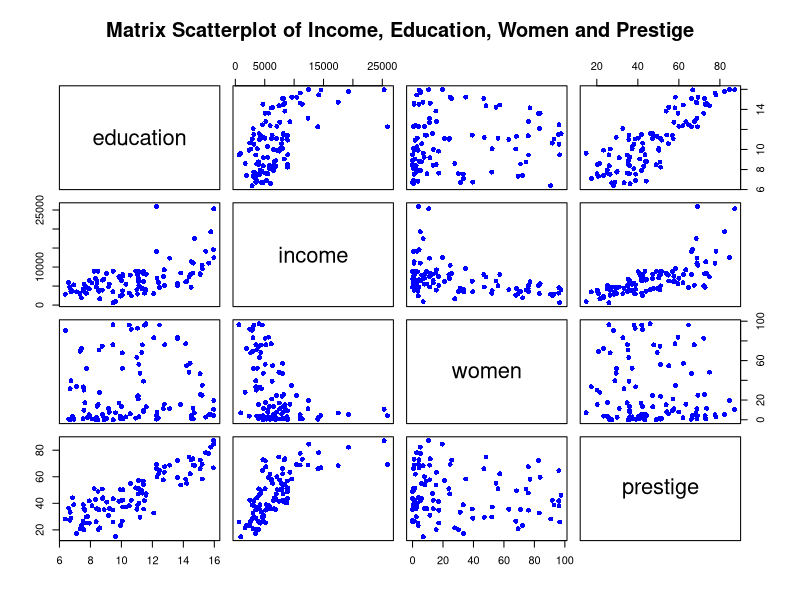
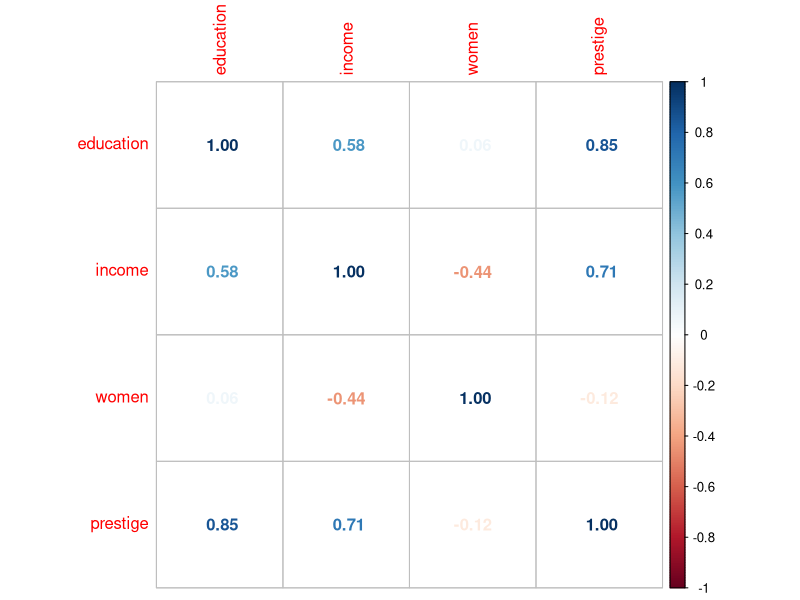
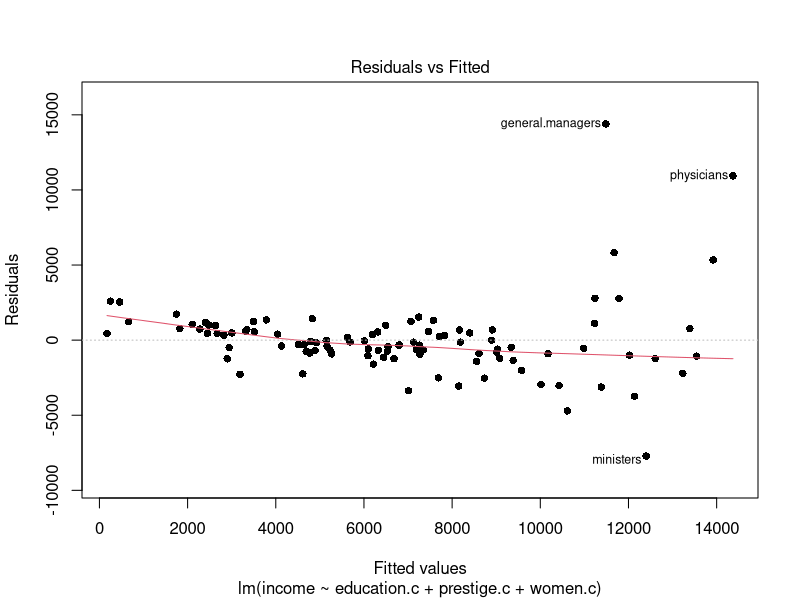
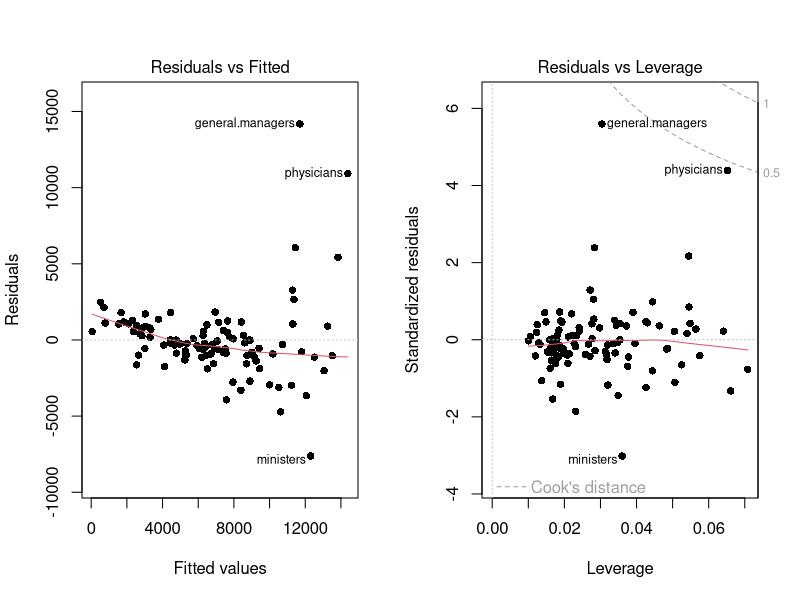
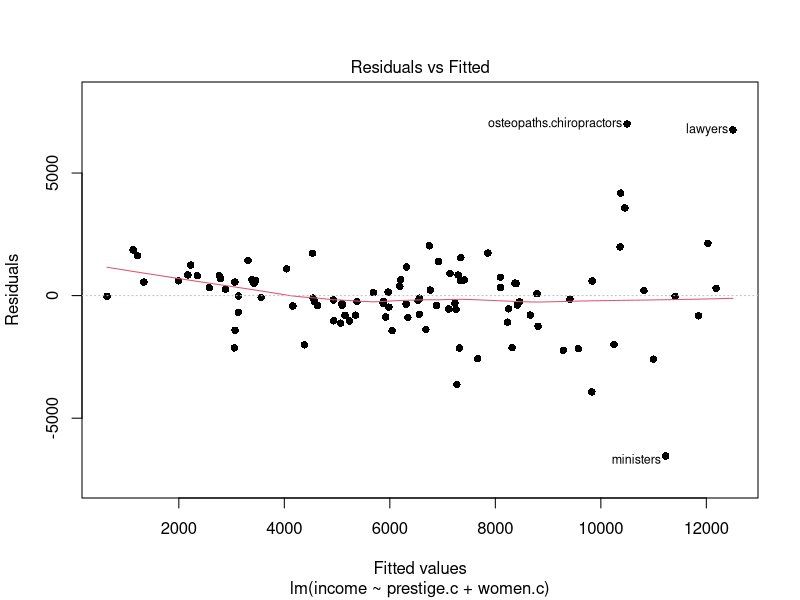
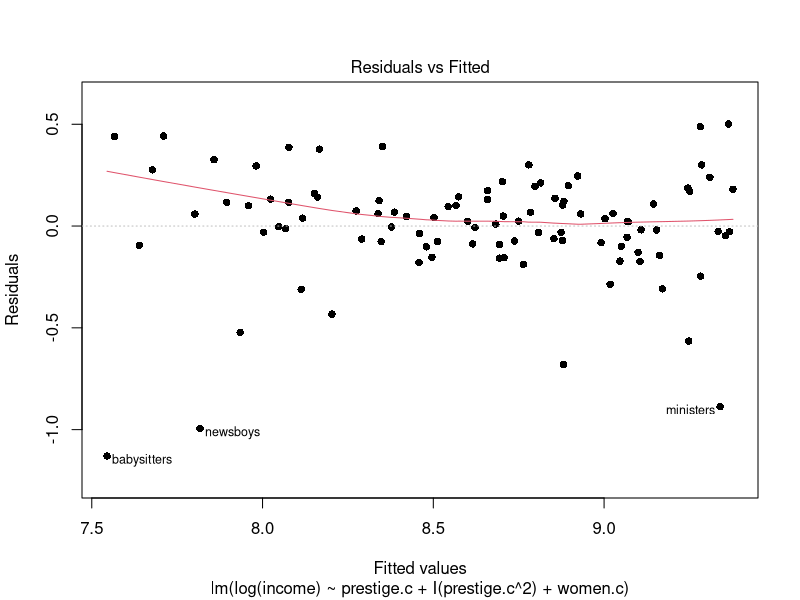
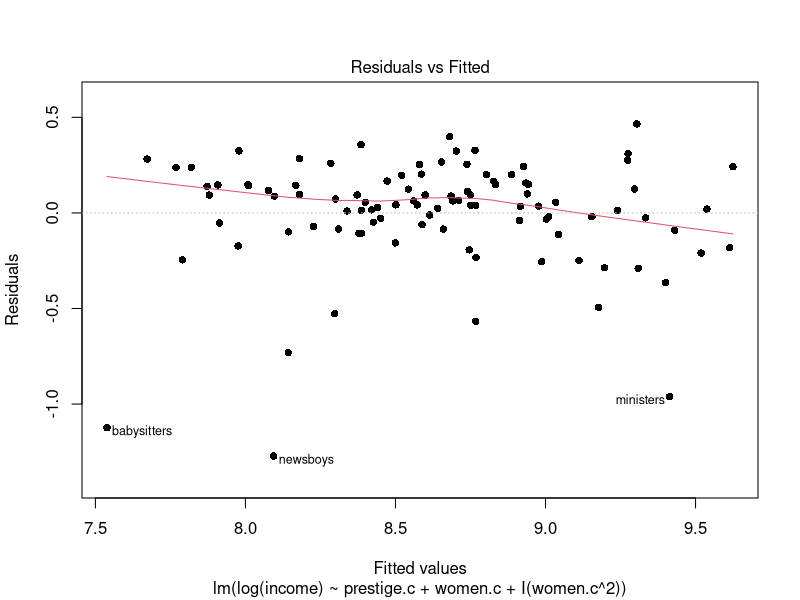
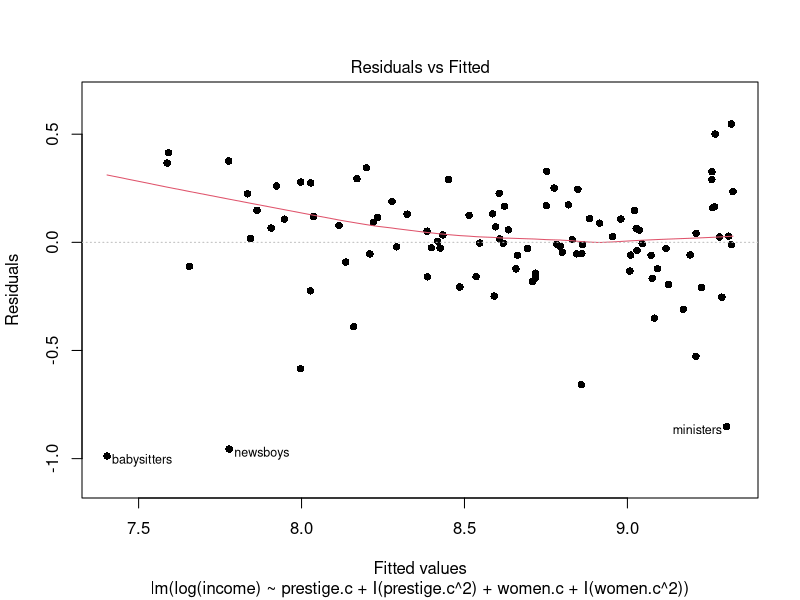

These charts were generated, in order, by the following R code:
## ---- chunk 1
knitr::opts_chunk$set(echo = FALSE)
## ---- chunk 2
library("car")
library("corrplot")
## ---- chunk 3
head(Prestige)
str(Prestige)
summary(Prestige)
sapply(Prestige,function(x) sum(is.na(x)))
which(is.na(Prestige), arr.ind = TRUE)
newdata = Prestige[,(1:4)]
## ---- chunk 4
Des.stats <- function(x) c(Mean=mean(x), SD=sd(x), N=length(x))
as.data.frame(t(round(sapply(newdata, Des.stats),3)))
## ---- chunk 5
plot(newdata, pch=16, col="blue", main="Matrix Scatterplot of Income, Education, Women and Prestige")
## ---- chunk 6
## term is interpreted as the expected value of Yi when the predictor values are set to their means

## also useful for standardising variables with different scales to remove undue influence due to scale
## ---- chunk 7
set.seed(1)
education.c = scale(newdata$education, center=TRUE, scale=FALSE)
prestige.c = scale(newdata$prestige, center=TRUE, scale=FALSE)
women.c = scale(newdata$women, center=TRUE, scale=FALSE)
## ---- chunk 8
new.c = cbind(education.c, prestige.c, women.c)
newdata = cbind(newdata, new.c)
names(newdata)[5:7] = c("education.c", "prestige.c", "women.c" )
## ---- chunk 9
model = lm(income ~ education.c + prestige.c + women.c, data=newdata)
summary(model)
## ---- chunk 10
## regression assumption of multicollinearity, correlation should be<0.8
## ---- chunk 11
newdatacor = cor(newdata[1:4])
corrplot(newdatacor, method = "number")
## ---- chunk 12
plot1only = function(x) plot(x, pch = 16, which = 1)
## ---- chunk 13
plot1only(model)
## ---- chunk 14
shapiro.test(residuals(model))
## ---- chunk 15
model2 = lm(income ~ prestige.c + women.c, data=newdata)
summary(model2)
## ---- chunk 16
op = par(mfrow=c(1, 2))
plot(model2, pch = 16, which = c(1,5))
par(op)
## ---- chunk 17
## studentized deleted residuals have a t-distribution. By comparing variables against this distribution with a Bonferroni correction of a = 0.05, we can find outliers
## ---- chunk 18
SDRcheck = function(x, N=N, p=p){
  sdr = abs(round(rstudent(x), 3))
  which(sdr>abs(qt(0.05/(N*2),(N-1-p))), arr.ind = TRUE)
}
## ---- chunk 19
SDRcheck(model2, N=102, p=2)
## ---- chunk 20
data.rm.outliers = newdata[-c(2,24),]
## ---- chunk 21
model3 = lm(income ~ prestige.c + women.c, data=data.rm.outliers)
summary(model3)
## ---- chunk 22
plot1only(model3)
## ---- chunk 23
## transform data to remove heteroscedasticity e.g. square root variables, squaring variables, taking log of DV

## Log DV to "achieve approximate symmetry and homoscedasticity of the residuals." 

## "The main objective in these transformations is to achieve linear relationships with the dependent variable."

## I inhibits operators so they are interpreted as arithmetic operators
## ---- chunk 24
model4 = lm(log(income) ~ prestige.c + I(prestige.c^2) + 
              women.c, data=data.rm.outliers)
summary(model4)
## ---- chunk 25
plot1only(model4)
## ---- chunk 26
model5 = lm(log(income) ~ prestige.c + women.c + 
              I(women.c^2), data=data.rm.outliers)
summary(model5)
## ---- chunk 27
plot1only(model5)
## ---- chunk 28
model6 = lm(log(income) ~ prestige.c + I(prestige.c^2) + 
  women.c + I(women.c^2), data=data.rm.outliers)
summary(model6)
## ---- chunk 29
plot1only(model6)
